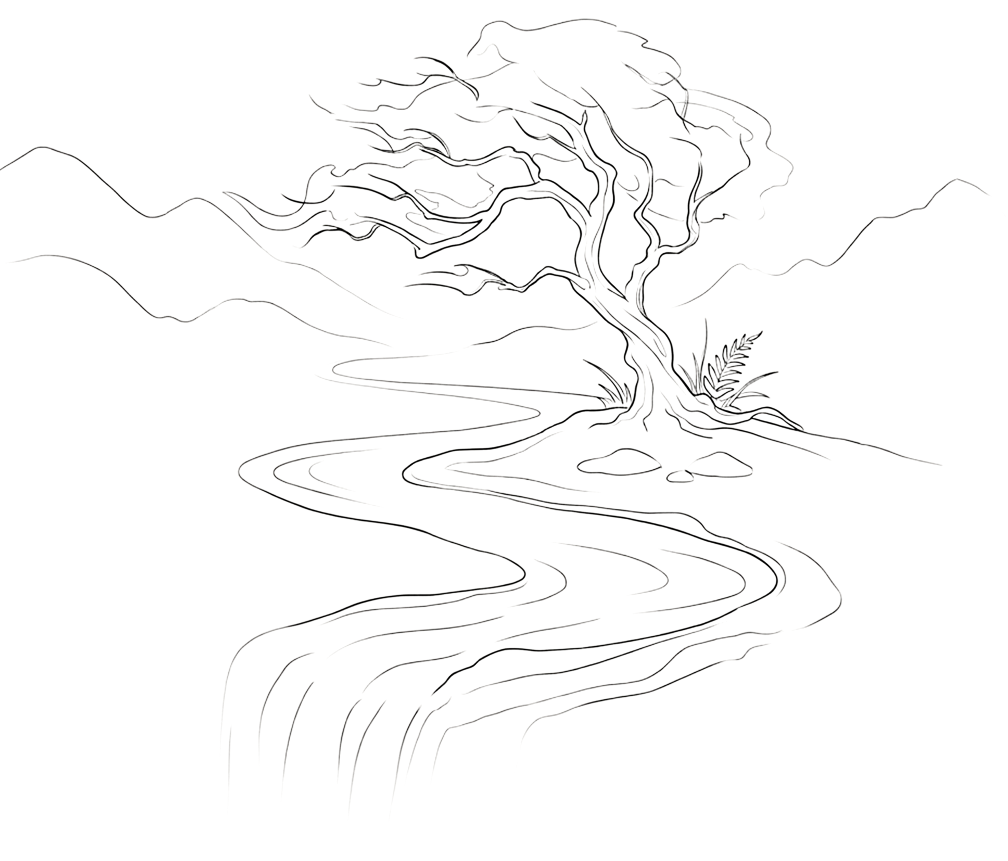
#> input picture src/lib/images/hero-illustration.png, 2015 x 1721 px, found by its file name (shown at 1/2 size)
$ python trace.py
#> lines starting #> are read from the running program, lines starting #| are printed output that depends on the picture; after the words box and inside, x2 and y2 are one past the last pixel; in counts of white or black regions, pixels touching at a corner belong together
"""Centerline-trace the hero line art into ordered SVG polylines.

binarize(alpha) -> skeletonize -> walk skeleton graph -> RDP simplify -> paths
"""
import numpy as np
from PIL import Image
from skimage.morphology import skeletonize, remove_small_objects
from scipy.ndimage import distance_transform_edt
import json, sys

# The artwork's strokes are NOT uniform — measured 2.0px (distant ridges) to 7.2px
# (trunk, main branches). A single stroke-width flattens that hierarchy and the drawing
# reads bolder and cruder than the original. Each path therefore carries its own width,
# taken from the distance transform (2 x radius) at its own pixels.
# K calibrates the mask's inflated radii to the real ink: swept against the source PNG,
# K=0.55 minimises RMSE (11.32, vs 12.62 for a uniform 2.1 and 18.76 for the 3.4 we shipped).
K = 0.55
SW_MIN, SW_MAX = 1.1, 4.0

SRC = r'C:\Users\jaywe\OneDrive\Desktop\AI\Coding projects\Claude Coding\trinity-breath-healing-rework\src\lib\images\hero-illustration.png'

im = Image.open(SRC)
#> im is the input picture: PIL image 2015x1721 RGBA; mean R, G, B, A 7.2, 7.1, 6.9, 6.4
alpha = np.array(im)[..., 3]
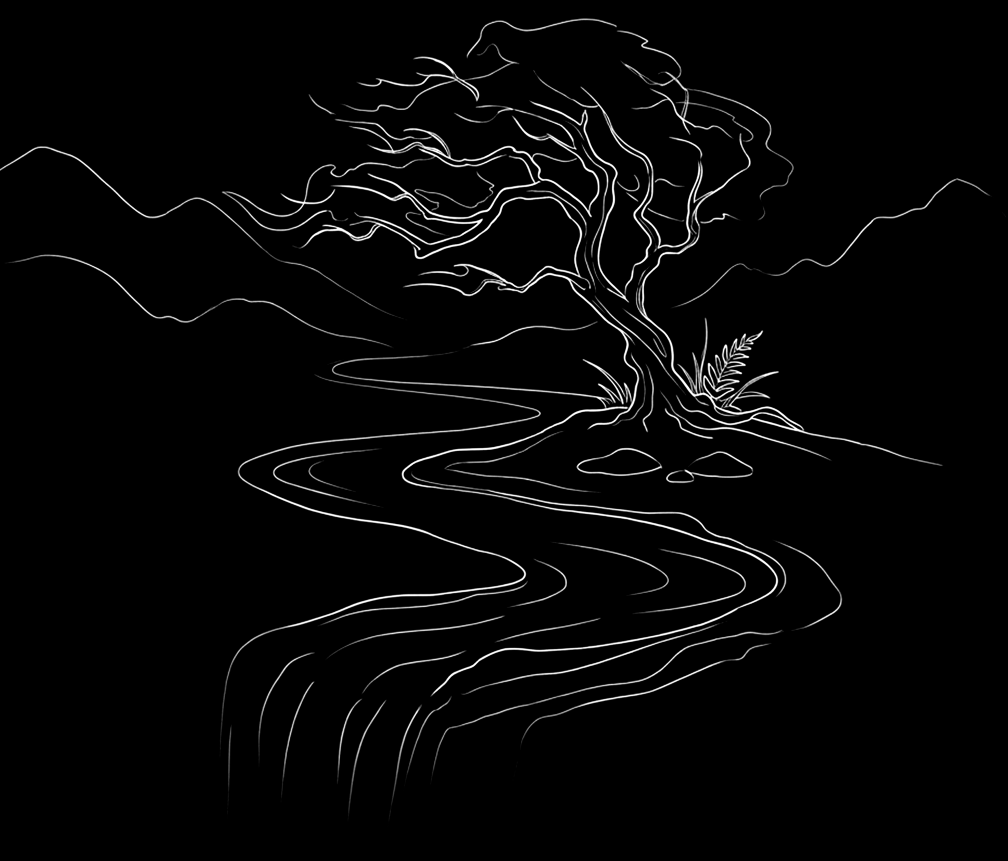
#> alpha: shape (1721, 2015) (shown at 1/2 size); min 0, max 255, mean 6.4
ink = alpha > 80                      # was 100 — a touch more inclusive of faint strokes
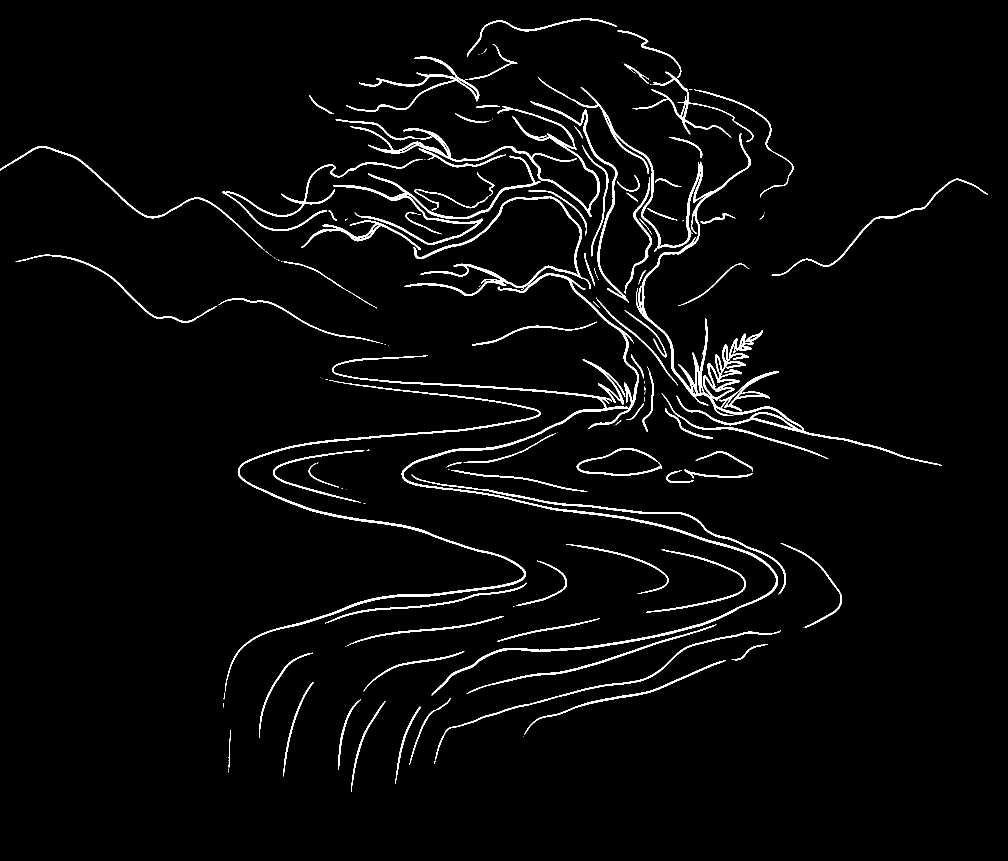
#> ink: shape (1721, 2015) bool (shown at 1/2 size); 3.2% white; 159 white regions (69 under 20 px), largest, box (x1, y1, x2, y2) and area: (1076, 154, 1884, 931) 16661, (664, 711, 1556, 1391) 10849, (450, 760, 1082, 1383) 8384
ink = remove_small_objects(ink, min_size=6)   # was 12 — keep the small marks
#> ink: shape (1721, 2015) bool; 3.2% white; 107 white regions (18 under 20 px), largest, box (x1, y1, x2, y2) and area: (1077, 155, 1884, 931) 16660, (664, 711, 1556, 1391) 10849, (450, 760, 1082, 1383) 8384
H, W = ink.shape
#> H = 1721; W = 2015

skel = skeletonize(ink)
#> skel: shape (1721, 2015) bool; 0.88% white in thin lines or dots, all inside (x1, y1, x2, y2) = (0, 38, 1976, 1584)
print(f'skeleton px: {skel.sum()}', file=sys.stderr)

# --- build neighbour counts ---
pad = np.pad(skel, 1)
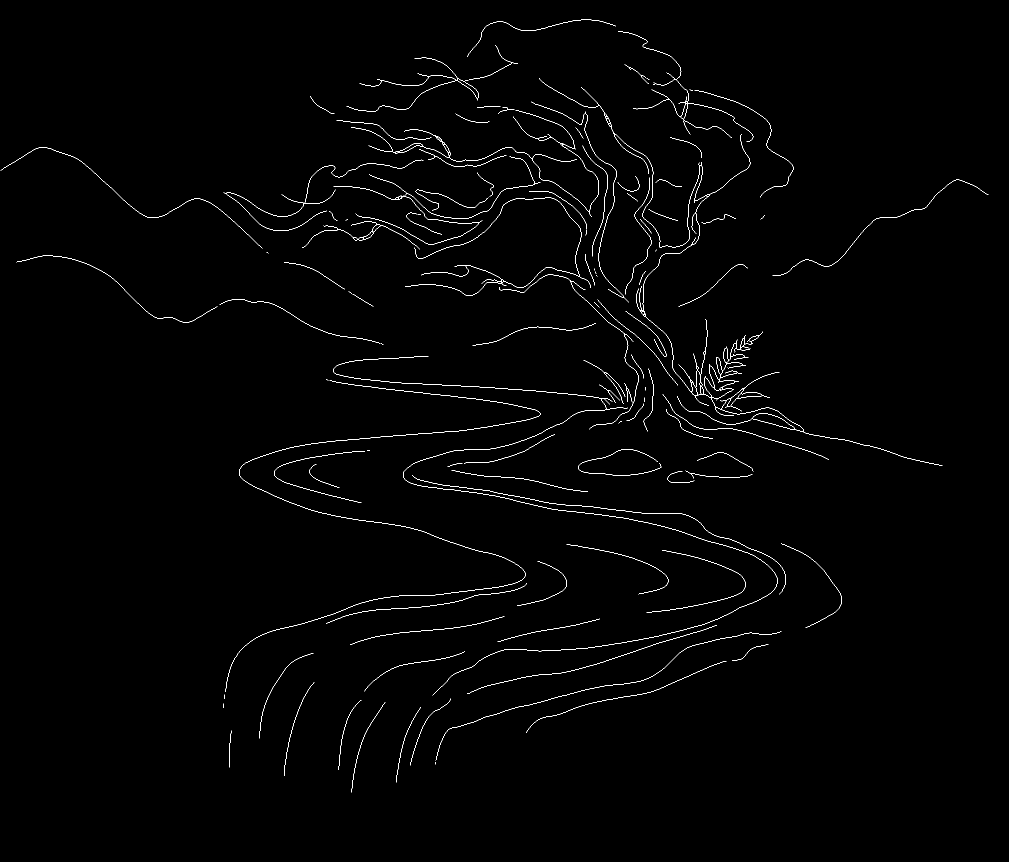
#> pad: shape (1723, 2017) bool (shown at 1/2 size); 0.88% white in thin lines or dots, all inside (x1, y1, x2, y2) = (1, 39, 1977, 1585)
neigh = np.zeros_like(skel, dtype=np.uint8)
for dy in (-1, 0, 1):
    for dx in (-1, 0, 1):
        if dy == 0 and dx == 0:
            continue
        neigh += pad[1 + dy: 1 + dy + H, 1 + dx: 1 + dx + W].astype(np.uint8)
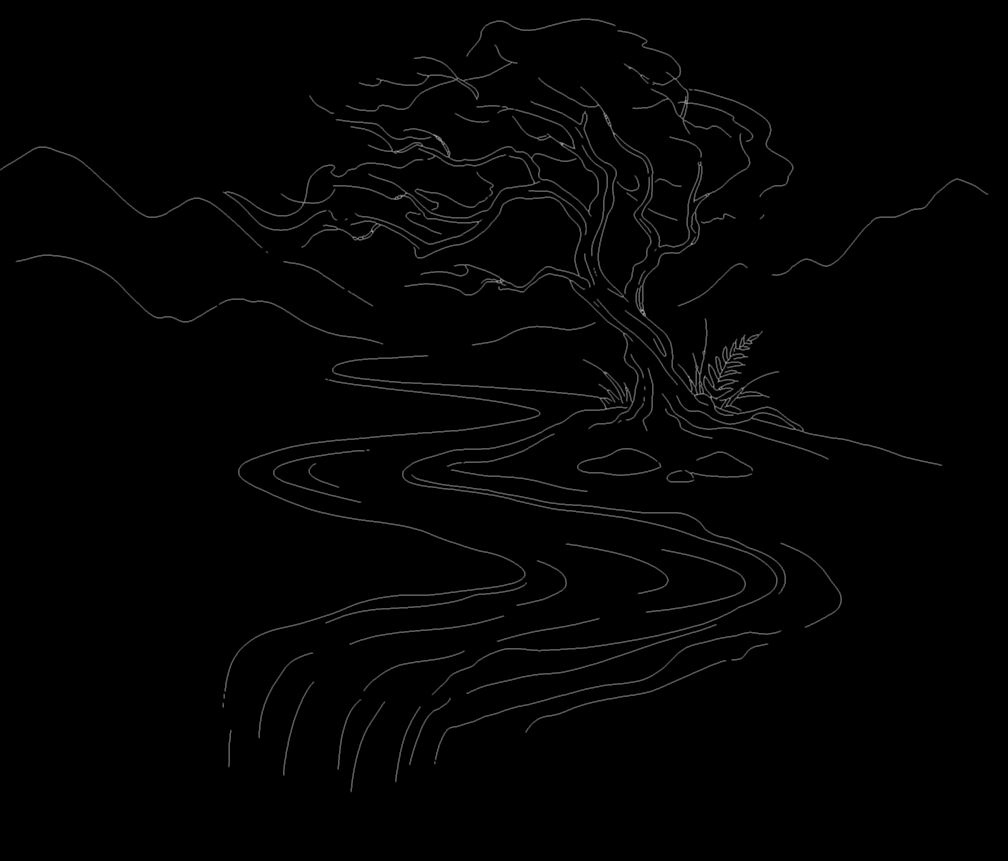
#> neigh: shape (1721, 2015) (shown at 1/2 size); min 0, max 7, mean 0.0703; drawn with min black and max white
neigh = neigh * skel
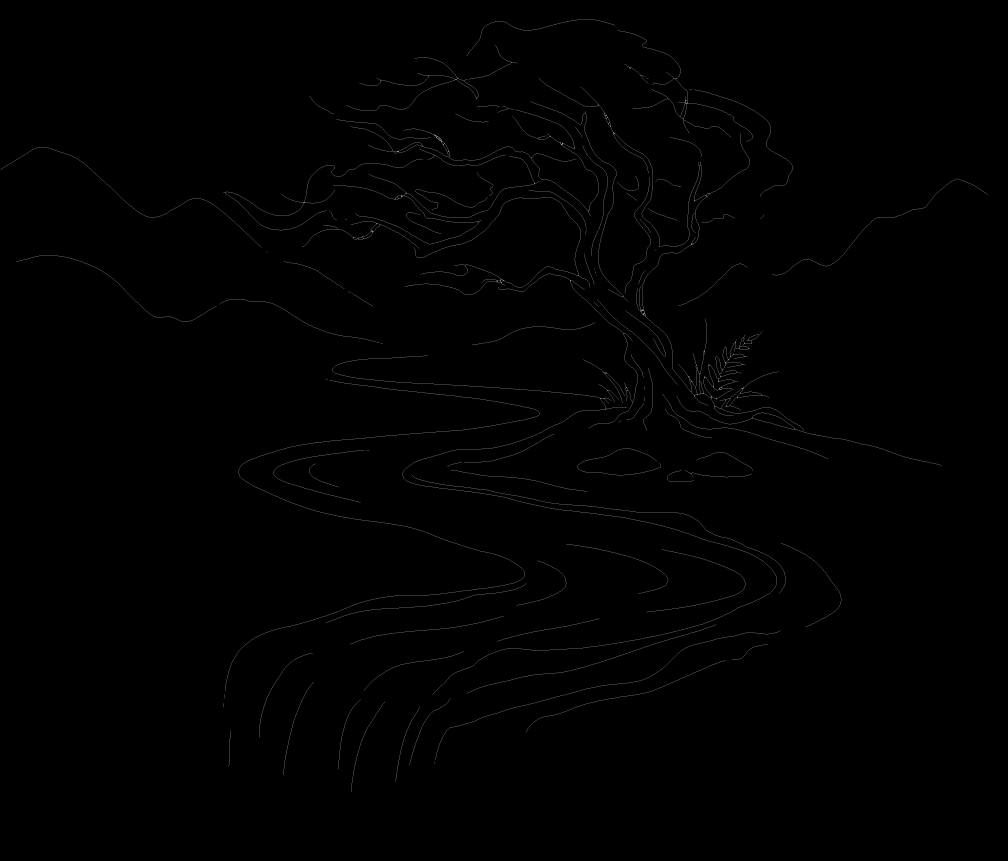
#> neigh: shape (1721, 2015) (shown at 1/2 size); min 0, max 5, mean 0.0177; drawn with min black and max white

OFFS = [(-1, -1), (-1, 0), (-1, 1), (0, -1), (0, 1), (1, -1), (1, 0), (1, 1)]
skel_set = set(map(tuple, np.argwhere(skel)))          # (y, x)
#> skel_set = 30492 items
nodes = {p for p in skel_set if neigh[p] != 2}          # endpoints + junctions
#> nodes = 995 items


def nbrs(p):
#> called with p = (51, 1230)
    y, x = p
#> y = 51; x = 1230
    return [(y + dy, x + dx) for dy, dx in OFFS if (y + dy, x + dx) in skel_set]


# --- walk skeleton into polylines ---
visited = set()   # visited undirected edges
polys = []


def walk(start, first):
#> called with start = (51, 1230), first = (50, 1229)
    path = [start, first]
#> path = [(51, 1230), (50, 1229)]
    visited.add(frozenset((start, first)))
    prev, cur = start, first
#> prev = (51, 1230); cur = (50, 1229)
    while cur not in nodes:
        nxt = [n for n in nbrs(cur) if n != prev]
        if not nxt:
            break
        n = nxt[0]
        e = frozenset((cur, n))
        if e in visited:
            break
        visited.add(e)
        path.append(n)
        prev, cur = cur, n
#> this loop made 319 passes
#> cur on passes 1 to 3: (50, 1228), (49, 1227), (49, 1226)
#> after the loop, path = 321 pairs, first value 38 to 112, second value 934 to 1230; visited = 320 items
    return path


for node in sorted(nodes):
    for n in nbrs(node):
        if frozenset((node, n)) not in visited:
            polys.append(walk(node, n))

# closed loops (no nodes on them) — pick any unvisited pixel and walk around
for p in sorted(skel_set):
    for n in nbrs(p):
        if frozenset((p, n)) not in visited:
            polys.append(walk(p, n))

print(f'raw polylines: {len(polys)}', file=sys.stderr)


# --- Ramer-Douglas-Peucker ---
# [17 lines left out: function rdp, not called in this run]


sys.setrecursionlimit(20000)
EPS = 0.9
MIN_LEN = 4          # was 8 — 8 discarded real twigs/grass, not just specks


def in_ink(x, y):
    xi, yi = int(round(x)), int(round(y))
    return 0 <= xi < W and 0 <= yi < H and ink[yi, xi]


# [22 lines left out: function extend_tip, not called in this run]


clean = []
_ext = []
for p in polys:
    if len(p) < MIN_LEN:
        continue
    simp = rdp(p, EPS)
    pts = [(float(x), float(y)) for y, x in simp]   # (y,x) -> (x,y)
    if len(pts) >= 2:
        # p[0]/p[-1] are (y,x) skeleton pixels; degree 1 == a free end, not a junction
        if neigh[p[0]] == 1:
            new = extend_tip(pts, 0, 1)
            _ext.append(np.hypot(new[0] - pts[0][0], new[1] - pts[0][1]))
            pts[0] = new
        if neigh[p[-1]] == 1:
            new = extend_tip(pts, -1, -2)
            _ext.append(np.hypot(new[0] - pts[-1][0], new[1] - pts[-1][1]))
            pts[-1] = new
    clean.append(pts)

_e = np.array(_ext)
print(f'free tips extended: {len(_e)}  mean +{_e.mean():.2f}px  max +{_e.max():.2f}px  '
      f'(reclaimed {_e.sum():.0f}px of stroke)', file=sys.stderr)

print(f'kept polylines: {len(clean)}', file=sys.stderr)


def plen(pts):
    a = np.array(pts)
    return float(np.hypot(*np.diff(a, axis=0).T).sum())


edt = distance_transform_edt(ink)          # stroke radius at every ink pixel

out = []
for pts in clean:
    a = np.array(pts)
    r = [edt[int(round(y)), int(round(x))]
         for x, y in pts
         if 0 <= int(round(x)) < W and 0 <= int(round(y)) < H
         and edt[int(round(y)), int(round(x))] > 0]
    sw = float(np.median(r)) * 2 * K if r else 2.1
    out.append({
        'pts': [[round(x, 1), round(y, 1)] for x, y in pts],
        'sw': round(min(max(sw, SW_MIN), SW_MAX), 2),
        'len': round(plen(pts), 1),
        'cx': round(float(a[:, 0].mean()), 1),
        'cy': round(float(a[:, 1].mean()), 1),
        'x0': float(a[:, 0].min()), 'x1': float(a[:, 0].max()),
        'y0': float(a[:, 1].min()), 'y1': float(a[:, 1].max()),
    })

_sw = np.array([p['sw'] for p in out])
print(f'stroke widths: min {_sw.min():.2f}  median {np.median(_sw):.2f}  max {_sw.max():.2f}',
      file=sys.stderr)

json.dump({'w': W, 'h': H, 'paths': out}, open('paths.json', 'w'))
tot = sum(p['len'] for p in out)
print(f'total ink length: {tot:.0f}px  | paths: {len(out)}', file=sys.stderr)
